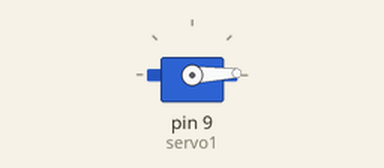
Simulated run of this sketch. Board: Arduino Uno, built with avr-gcc and run on an emulated ATmega328P. Shown: servo.

Above: at 0.05 s.
At 1.75 s:
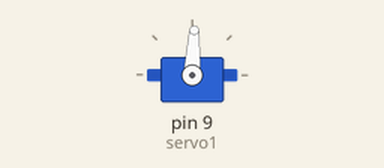
At 3.45 s:
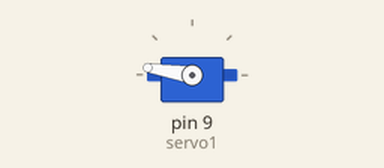
At 6.9 s:
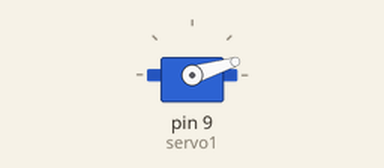
Timing chart, 0 to 9.4 s (numbered marks = the images above):
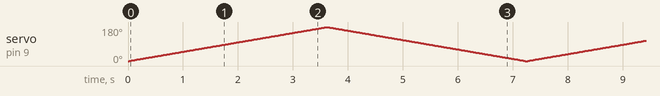

The sketch:

035-servomotore.ino
```cpp
#include <Servo.h>

Servo servo1;

void setup() {
  servo1.attach(9);
}

void loop() {
   for (int i = 0; i < 180; i++) {
     servo1.write(i);
     delay(20);
   }
   for (int i = 180; i >= 0; i--) {
     servo1.write(i);
     delay(20);
   }
}
```
